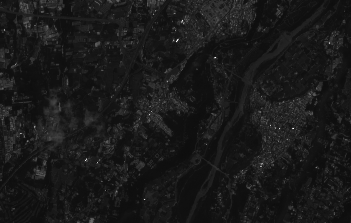
#> input picture bands/2026-04-14-00_00_2026-04-14-23_59_Sentinel-2_L2A_B04_(Raw).png, 351 x 223 px
$ python 07_ndvi_simulation.py
#> lines starting #> are read from the running program, lines starting #| are printed output that depends on the picture
import cv2
import numpy as np
import os

# 1. 設定路徑
base_path = "bands"
red_file = "2026-04-14-00_00_2026-04-14-23_59_Sentinel-2_L2A_B04_(Raw).png"
nir_file = "2026-04-14-00_00_2026-04-14-23_59_Sentinel-2_L2A_B08_(Raw).png"

# 2. 讀取真實衛星波段 (Sentinel-2)
# B04 是紅光 (Red), B08 是近紅外光 (NIR)
red_img = cv2.imread(os.path.join(base_path, red_file), cv2.IMREAD_GRAYSCALE)
#> red_img is the input picture: shape (223, 351); min 1, max 255, mean 25.6
nir_img = cv2.imread(os.path.join(base_path, nir_file), cv2.IMREAD_GRAYSCALE)
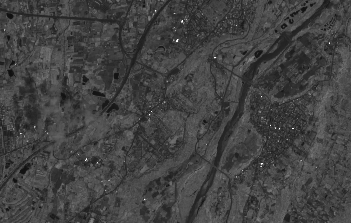
#> input picture bands/2026-04-14-00_00_2026-04-14-23_59_Sentinel-2_L2A_B08_(Raw).png, 351 x 223 px
#> nir_img is the input picture: shape (223, 351); min 16, max 255, mean 66.5

if red_img is None or nir_img is None:
    print("找不到衛星波段影像檔案！請確認 bands 目錄下的檔名。")
else:
    # 3. 轉換資料型態為 float 以進行精確運算
    red = red_img.astype(float)
    nir = nir_img.astype(float)

    # 4. 計算標準 NDVI (Normalized Difference Vegetation Index)
    # 公式: (NIR - Red) / (NIR + Red)
    denominator = nir + red
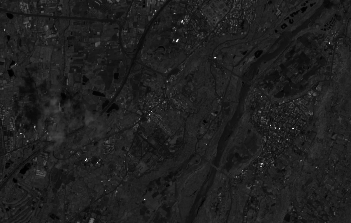
#> denominator: shape (223, 351) float64; min 32, max 510, mean 92.2; drawn with min black and max white
    denominator[denominator == 0] = 0.01  # 防止除以零

    ndvi = (nir - red) / denominator
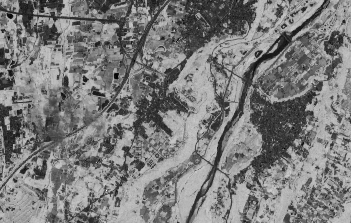
#> ndvi: shape (223, 351) float64; min -0.0741, max 0.978, mean 0.439; drawn with min black and max white

    # 5. 視覺化處理
    # 將 NDVI (-1 到 1) 映射到 0-255 以利顯示
    ndvi_display = ((ndvi + 1.0) / 2.0 * 255).astype(np.uint8)
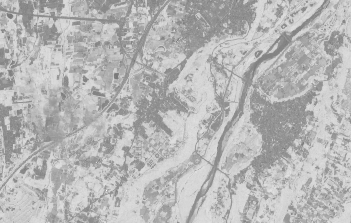
#> ndvi_display: shape (223, 351); min 118, max 252, mean 183

    # 使用 COLORMAP_SUMMER 或 COLORMAP_JET，前者對植生較直觀（綠色調）
    ndvi_color = cv2.applyColorMap(ndvi_display, cv2.COLORMAP_JET)
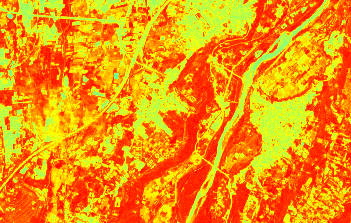
#> ndvi_color: shape (223, 351, 3); mean B, G, R 10.9, 149.3, 244.3

    # 6. 顯示結果
    cv2.imshow("Red Band (B04)", red_img)
    cv2.imshow("NIR Band (B08)", nir_img)
    cv2.imshow("Calculated NDVI (Sentinel-2)", ndvi_color)

    print("NDVI 真實衛星資料計算完成。")
    print(f"影像尺寸: {red_img.shape}")
#| 影像尺寸: (223, 351)

    cv2.waitKey(0)
    cv2.destroyAllWindows()
